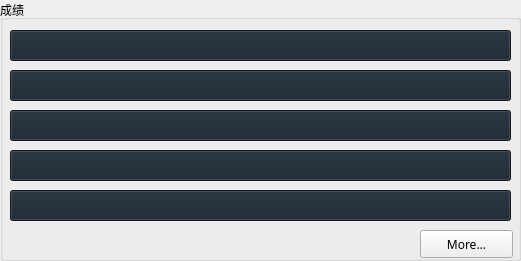
  <widget class="QGroupBox" name="groupBox_7">
   <property name="geometry">
    <rect>
     <x>880</x>
     <y>600</y>
     <width>521</width>
     <height>261</height>
    </rect>
   </property>
   <property name="title">
    <string>成绩</string>
   </property>
   <widget class="QPushButton" name="btn_More_grde">
    <property name="geometry">
     <rect>
      <x>420</x>
      <y>230</y>
      <width>93</width>
      <height>28</height>
     </rect>
    </property>
    <property name="font">
     <font>
      <family>黑体</family>
     </font>
    </property>
    <property name="text">
     <string>More...</string>
    </property>
   </widget>
   <widget class="QPushButton" name="btn_achievement1">
    <property name="geometry">
     <rect>
      <x>10</x>
      <y>30</y>
      <width>501</width>
      <height>31</height>
     </rect>
    </property>
    <property name="font">
     <font>
      <family>黑体</family>
     </font>
    </property>
    <property name="styleSheet">
     <string notr="true">background-color: rgb(25, 35, 45);
</string>
    </property>
    <property name="text">
     <string/>
    </property>
   </widget>
   <widget class="QPushButton" name="btn_achievement2">
    <property name="geometry">
     <rect>
      <x>10</x>
      <y>70</y>
      <width>501</width>
      <height>31</height>
     </rect>
    </property>
    <property name="font">
     <font>
      <family>黑体</family>
     </font>
    </property>
    <property name="styleSheet">
     <string notr="true">background-color: rgb(25, 35, 45);
</string>
    </property>
    <property name="text">
     <string/>
    </property>
   </widget>
   <widget class="QPushButton" name="btn_achievement3">
    <property name="geometry">
     <rect>
      <x>10</x>
      <y>110</y>
      <width>501</width>
      <height>31</height>
     </rect>
    </property>
    <property name="font">
     <font>
      <family>黑体</family>
     </font>
    </property>
    <property name="styleSheet">
     <string notr="true">background-color: rgb(25, 35, 45);
</string>
    </property>
    <property name="text">
     <string/>
    </property>
   </widget>
   <widget class="QPushButton" name="btn_achievement4">
    <property name="geometry">
     <rect>
      <x>10</x>
      <y>150</y>
      <width>501</width>
      <height>31</height>
     </rect>
    </property>
    <property name="font">
     <font>
      <family>黑体</family>
     </font>
    </property>
    <property name="styleSheet">
     <string notr="true">background-color: rgb(25, 35, 45);
</string>
    </property>
    <property name="text">
     <string/>
    </property>
   </widget>
   <widget class="QPushButton" name="btn_achievement5">
    <property name="geometry">
     <rect>
      <x>10</x>
      <y>190</y>
      <width>501</width>
      <height>31</height>
     </rect>
    </property>
    <property name="font">
     <font>
      <family>黑体</family>
     </font>
    </property>
    <property name="styleSheet">
     <string notr="true">background-color: rgb(25, 35, 45);
</string>
    </property>
    <property name="text">
     <string/>
    </property>
   </widget>
  </widget>
